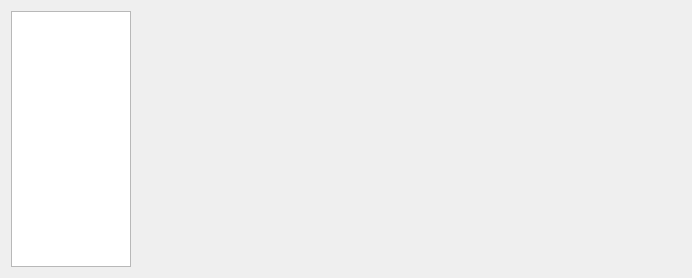
<?xml version="1.0" encoding="UTF-8"?>
<ui version="4.0">
 <class>Dialog</class>
 <widget class="QDialog" name="Dialog">
  <property name="geometry">
   <rect>
    <x>0</x>
    <y>0</y>
    <width>692</width>
    <height>278</height>
   </rect>
  </property>
  <property name="windowTitle">
   <string>Dialog</string>
  </property>
  <layout class="QHBoxLayout" name="horizontalLayout">
   <item>
    <widget class="QListWidget" name="lw">
     <property name="minimumSize">
      <size>
       <width>120</width>
       <height>0</height>
      </size>
     </property>
     <property name="maximumSize">
      <size>
       <width>120</width>
       <height>16777215</height>
      </size>
     </property>
    </widget>
   </item>
   <item>
    <widget class="QWidget" name="web" native="true"/>
   </item>
  </layout>
 </widget>
 <layoutdefault spacing="6" margin="11"/>
 <resources/>
 <connections/>
</ui>
